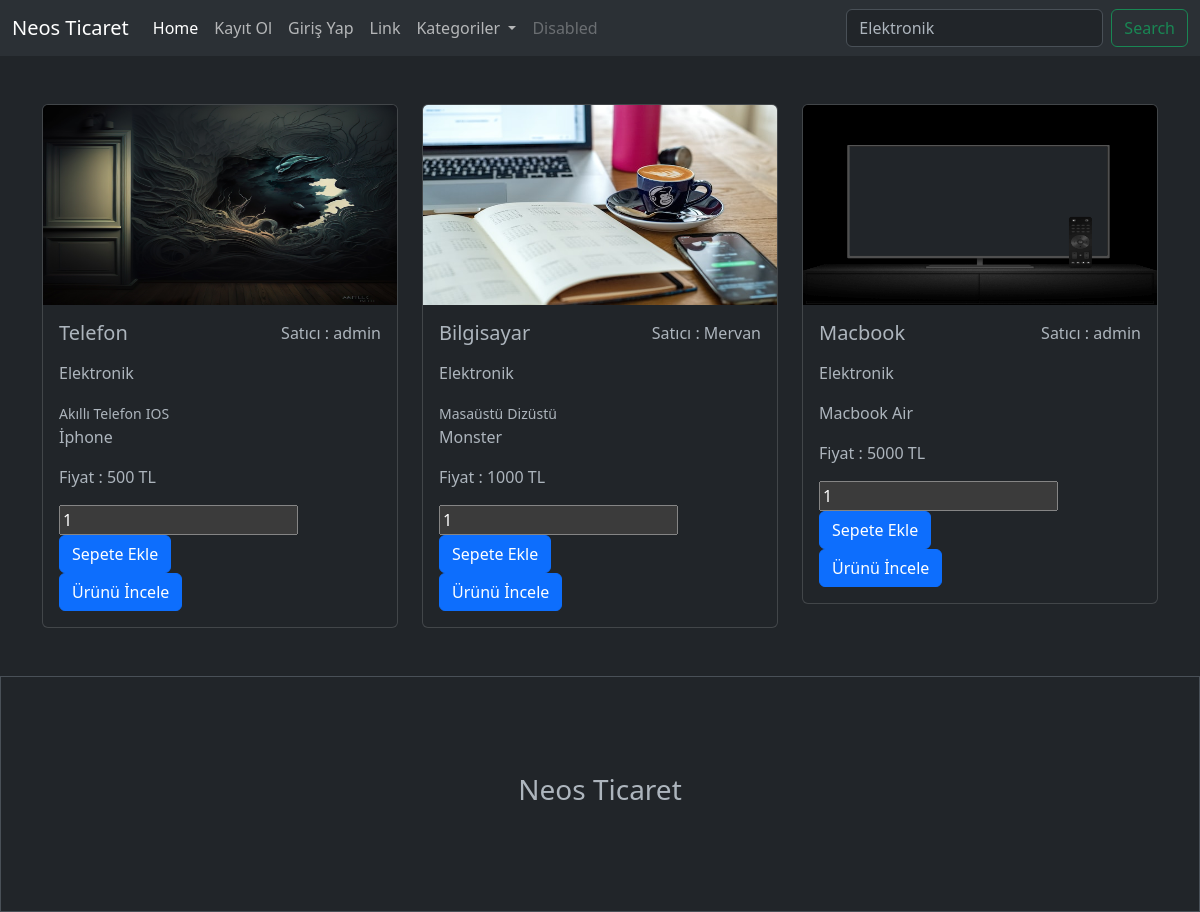
/?search=Elektronik, run on the app's committed database.
### urunler/models.py (models this page shows, shortened)
class Urun(models.Model):
    satici = models.ForeignKey(User, on_delete=models.CASCADE, null=True)
    kategori = models.ForeignKey(Kategori, on_delete=models.SET_NULL, null=True)
    altkategori = models.ManyToManyField(AltKategori)
    seriNo = models.OneToOneField(Tek, on_delete=models.CASCADE, null=True, blank=True)
    isim = models.CharField(max_length=100)
    aciklama = models.TextField(max_length=1000)
    fiyat = models.IntegerField()
    resim = models.FileField(upload_to = 'urunler/')

class Kategori(models.Model):
    isim = models.CharField(max_length=100)

class AltKategori(models.Model):
    isim = models.CharField(max_length=100)

### urunler/views.py (the view, shortened to what this page needs)
# urls.py: path('', index, name='index'),
def index(request):
    urunler = Urun.objects.all()
    kategoriler = Kategori.objects.all()
    search = ''
    if request.GET.get('search'):
        search = request.GET.get('search')
        urunler = Urun.objects.filter(
            Q(isim__icontains = search) |
            Q(aciklama__icontains = search) |
            Q(kategori__isim__icontains = search)
        )
    context = {
        'product':urunler,
        'search':search,
        'kategoriler':kategoriler
    }
    return render(request, 'index.html', context)

### urunler/templates/index.html (shortened to what this page needs)
<!DOCTYPE html>
<html lang="en">
<head>
    <link href="https://cdn.jsdelivr.net/npm/bootstrap@5.3.0-alpha1/dist/css/bootstrap.min.css" rel="stylesheet">
</head>
<body data-bs-theme="dark">
    {% include "includes/_navbar.html" %}
    {% block content %}
    <div class="container mt-5">
        <div class="row">
            {% if product|length > 0 %}
            {% for urun in product %}
                <div class="col-4">
                    <div class="card">
                        <img src="{{urun.resim.url}}" height="200" class="card-img-top" alt="...">
                        <div class="card-body">
                            <div class="d-flex justify-content-between">
                                <h5 class="card-title">{{urun.isim}}</h5>
                                <p>Satıcı : {{urun.satici.username}}</p>
                            </div>
                            <p>{{urun.kategori.isim}}</p>
                            {% for alt in urun.altkategori.all %}
                                <small>{{alt.isim}}</small>
                            {% endfor %}
                            <p class="card-text">{{urun.aciklama}}</p>
                            <p>Fiyat : {{urun.fiyat}} TL</p>
                            <form action="" method="POST">
                                <input type="number" name="adet" value="1" id="">
                                <input type="submit" value="Sepete Ekle" class="btn btn-primary">
                            </form>
                            <a href="{% url 'urun' urun.id %}" class="btn btn-primary">Ürünü İncele</a>
                        </div>
                    </div>
                </div>
            {% endfor %}
            {% else %}
            <h1>Eşleşen ürün bulunmamaktadır</h1>
            {% endif %}
        </div>
    </div>
    {% endblock content %}
    {% include "includes/_footer.html" %}
</body>
</html>

### data on the page
Urun: resim (picture), isim "Telefon", satici.username "admin", kategori.isim "Elektronik", aciklama "İphone", fiyat "500"
AltKategori: isim "Akıllı Telefon"
AltKategori: isim "IOS"
Urun: resim (picture), isim "Bilgisayar", satici.username "Mervan", kategori.isim "Elektronik", aciklama "Monster", fiyat "1000"
AltKategori: isim "Masaüstü"
AltKategori: isim "Dizüstü"
Urun: resim (picture), isim "Macbook", satici.username "admin", kategori.isim "Elektronik", aciklama "Macbook Air", fiyat "5000"
